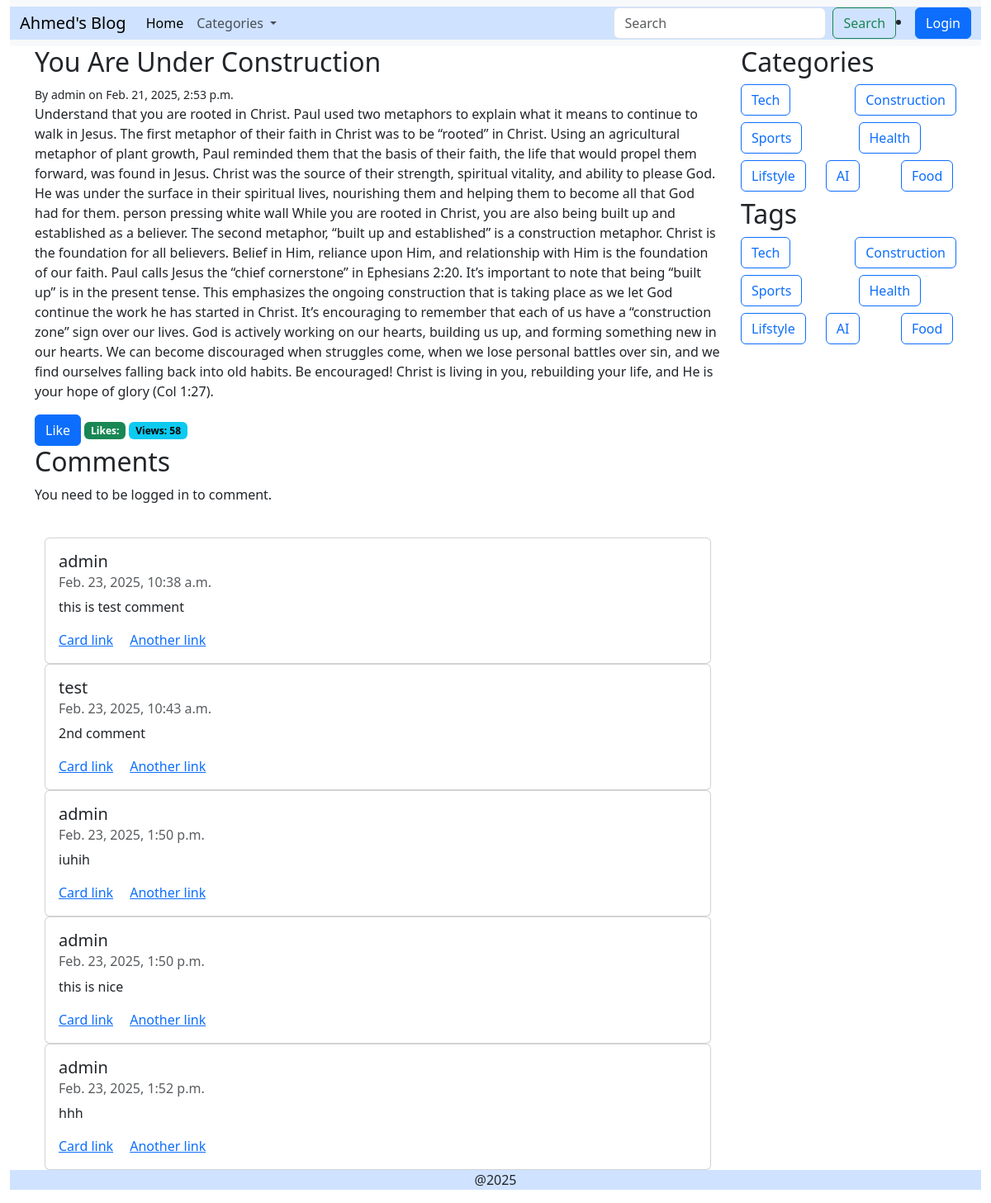
The app's page /post/1/ with its own data.
### Blogs/models.py (models this page shows, shortened)
class posts(models.Model):
    title = models.CharField(max_length=100)
    content = models.TextField()
    author = models.ForeignKey(User, on_delete=models.CASCADE)
    category = models.ForeignKey(categories, on_delete=models.SET_NULL, blank=True, null=True)
    tag = models.ManyToManyField(tags, blank=True)
    created_at = models.DateTimeField(auto_now_add=True)
    updated_at = models.DateTimeField(auto_now=True)
    view_count = models.PositiveBigIntegerField(default=0)
    liked_users = models.ManyToManyField(User, related_name='liked_posts')

class comments(models.Model):
    post = models.ForeignKey(posts, on_delete=models.CASCADE)
    author = models.ForeignKey(User, on_delete=models.CASCADE)
    content = models.TextField()
    created_at = models.DateTimeField(auto_now_add=True)
    updated_at = models.DateTimeField(auto_now=True)

class categories(models.Model):
    name = models.CharField(max_length=20, unique=True)

class tags(models.Model):
    name = models.CharField(max_length=20, unique=True)

### Blogs/views.py (the view, shortened to what this page needs)
# urls.py: path("post/<int:id>/", views.post_detail, name='post_detail'),
def post_detail(request, id):
    post = get_object_or_404(posts, id=id)
    tag = tags.objects.all()
    category = categories.objects.all()
    comment_Form = CommentForm()
    if post.liked_users.filter(id=request.user.id):
        is_liked = True
    else:
        is_liked = False
    like_count = post.liked_users.count()
    comment = post.comments_set.all()
    context = {'post': post, 'category': category, 'tag': tag, 'comment': comment, 'comment_form': comment_Form, 'is_liked': is_liked, 'like_count': like_count}
    post.view_count += 1
    post.save()
    return render(request, 'blog/post_detail.html', context)

### Blogs/forms.py
class CommentForm(forms.ModelForm):
    class Meta:
        model = comments
        fields = ['content']

### templates/blog/post_detail.html (shortened to what this page needs)
{% extends "blog/base.html" %}
{% block content %}
<div class="list-group-item">
    <h2>{{ post.title }}</h2>
    <small> By {{ post.author }} on {{ post.created_at }}</small>
    <p>{{ post.content }}</p>
    {% if is_liked %}
    <a type="button" class="btn btn-primary" href="{% url 'like_post' post.id %}">
        Liked </a>
    {% else %}
    <a type="button" class="btn btn-primary" href="{% url 'like_post' post.id %}">
        Like </a>
    {% endif %}
    <span class="badge text-bg-success">Likes: {{ post.like_count }}</span>
    <span class="badge text-bg-info">Views: {{ post.view_count }}</span>
</div>
<h2>Comments</h2>
{% if user.is_authenticated %}
<form method="post">
    {% csrf_token %}
    {{ comment_form.as_p }}
    <button class="btn btn-primary" type="submit">Add Comment</button>
</form>
{% else %}
    <p>You need to be logged in to comment.</p>
{% endif %}
<br>
<div class="container">
   {% for comments in comment %}
        <div class="card">
            <div class="card-body">
            <h5 class="card-title">{{ comments.author }}</h5>
            <h6 class="card-subtitle mb-2 text-body-secondary">{{comments.created_at}}</h6>
            <p class="card-text">{{ comments.content }}</p>
            <a href="#" class="card-link">Card link</a>
            <a href="#" class="card-link">Another link</a>
            </div>
        </div>
    {% endfor %}
</div>
{% endblock %}

### templates/blog/base.html (shortened to what this page needs)
<!DOCTYPE html>
<html>
    <head>
        <link rel="stylesheet" href="https://cdn.jsdelivr.net/npm/bootstrap@5.3.3/dist/css/bootstrap.min.css">
        <link rel="stylesheet" href="https://cdn.jsdelivr.net/npm/bootstrap-icons@1.7.2/font/bootstrap-icons.css">
    </head>
    <body>
        <div class="container-fluid">
            <nav class="navbar navbar-expand-lg bg-body-tertiary">
                <div class="container-fluid bg-primary-subtle">
                  <a class="navbar-brand" href="{% url 'posts_list' %}">Ahmed's Blog</a>
                  <div class="collapse navbar-collapse" id="navbarSupportedContent">
                    <ul class="navbar-nav me-auto mb-2 mb-lg-0">
                      <li class="nav-item">
                        <a class="nav-link active" aria-current="page" href="{% url 'posts_list' %}">Home</a>
                      </li>
                      <li class="nav-item dropdown">
                        <a class="nav-link dropdown-toggle" href="#" role="button" data-bs-toggle="dropdown" aria-expanded="false">
                          Categories
                        </a>
                      </li>
                    </ul>
                    <form class="d-flex" role="search">
                      <input class="form-control me-2" type="search" placeholder="Search" aria-label="Search">
                      <button class="btn btn-outline-success" type="submit">Search</button>
                    </form>
                    {% if user.is_authenticated %}
                      <div class="dropdown">
                        <a class="btn btn-secondary dropdown-toggle" href="#" role="button" data-bs-toggle="dropdown" aria-expanded="false">
                          Welcome, {{ user.username }}
                        </a>
                        <ul class="dropdown-menu">
                          <li>
                            <form method="post" action="{% url 'logout' %}">
                              {% csrf_token %}
                              <button type="submit" class="dropdown-item">Logout</button>
                            </form>
                          </li>
                        </ul>
                      </div>
                    {% else %}
                      <li class="nav-item">
                        <a class="btn btn-primary" href="{% url 'login' %}" onclick="openLoginModal(); return false;">Login</a>
                      </li>
                    {% endif %}
                  </div>
                </div>
              </nav>
        <div class="container">
            <div class="row">
                <div class="blog-card col-md-9">
                    {% block content %}
                    {% endblock %}
                </div>
                <div class="blog-card col-md-3">
                    <div class="row">
                        <h2>Categories</h2>
                        {% for category in category %}
                        <div class="col mb-2">
                        <a href="{% url 'posts_list' %}?category={{category.name}}" class="btn btn-outline-primary">{{ category.name }}</a>
                        </div>
                        {% endfor %}
                    </div>
                    <div class="row">
                        <h2>Tags</h2>
                        {% for tag in tag %}
                        <div class="col mb-2">
                        <a href="{% url 'posts_list' %}?tag={{tag.name}}" class="btn btn-outline-primary">{{ tag.name }}</a>
                        </div>
                        {% endfor %}
                    </div>
                </div>
            </div>
        </div>
            <footer class="footer bg-primary-subtle text-center"><p>@2025</p></footer>
        </div>
    </body>
</html>

### records on screen
posts: title "You Are Under Construction", author "admin", created_at "Feb. 21, 2025, 2:53 p.m.", content "Understand that you are rooted in Christ. Paul used two metaphors to explain what it means to continue to walk in Jesus. The first metaphor of their faith in Christ was to be “rooted” in Christ. Using an agricultural metaphor of plant growth, Paul reminded them that the basis of their faith, the life that would propel them forward, was found in Jesus. Christ was the source of their strength, spiritual vitality, and ability to please God. He was under the surface in their spiritual lives, nourishing them and helping them to become all that God had for them. person pressing white wall While you are rooted in Christ, you are also being built up and established as a believer. The second…", view_count "58"
comments: author "admin", created_at "Feb. 23, 2025, 10:38 a.m.", content "this is test comment"
comments: author "test", created_at "Feb. 23, 2025, 10:43 a.m.", content "2nd comment"
comments: author "admin", created_at "Feb. 23, 2025, 1:50 p.m.", content "iuhih"
comments: author "admin", created_at "Feb. 23, 2025, 1:50 p.m.", content "this is nice"
comments: author "admin", created_at "Feb. 23, 2025, 1:52 p.m.", content "hhh"
categories: name "Tech"
categories: name "Construction"
categories: name "Sports"
categories: name "Health"
categories: name "Lifstyle"
categories: name "AI"
categories: name "Food"
tags: name "Tech"
tags: name "Construction"
tags: name "Sports"
tags: name "Health"
tags: name "Lifstyle"
tags: name "AI"
tags: name "Food"
